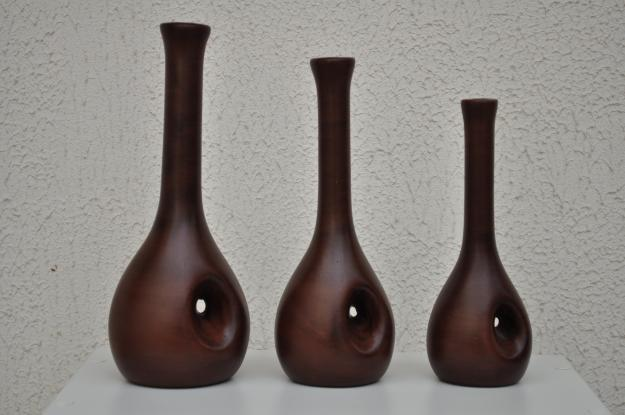
#> input picture 38/image.jpg, 625 x 415 px
$ python main.py
#> lines starting #> are read from the running program, lines starting #| are printed output that depends on the picture; after the words box and inside, x2 and y2 are one past the last pixel; in counts of white or black regions, pixels touching at a corner belong together
import cv2
image = cv2.imread('image.jpg')
#> image is the input picture: shape (415, 625, 3); mean B, G, R 128.5, 132.5, 137.6
grayscale = cv2.cvtColor(image, cv2.COLOR_RGB2GRAY)
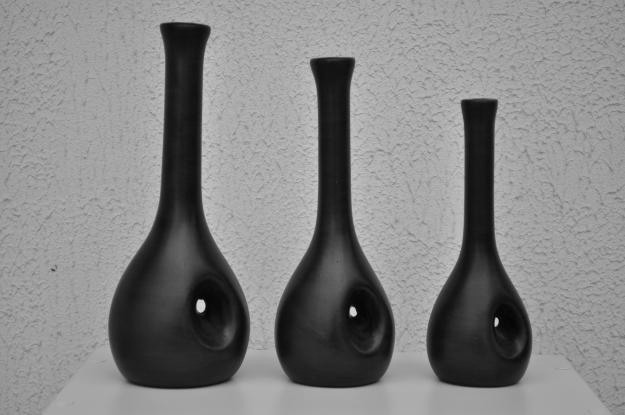
#> grayscale: shape (415, 625); min 0, max 224, mean 132.1
cv2.imshow('grayscale', grayscale)

ret, processamento = cv2.threshold(grayscale,0,255, cv2.THRESH_BINARY_INV + cv2.THRESH_OTSU)
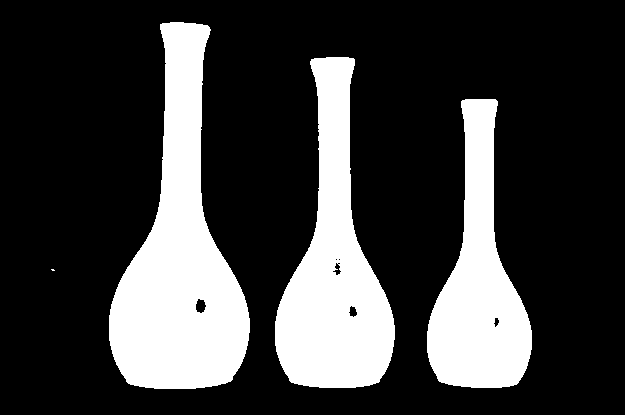
#> processamento: shape (415, 625); 24.2% white; 4 white regions (1 under 20 px), largest, box (x1, y1, x2, y2) and area: (109, 22, 250, 389) 26543, (275, 57, 395, 388) 20342, (427, 99, 532, 388) 15863
#> ret = 100
cv2.imshow('processamento', processamento)

kernel = cv2.getStructuringElement(cv2.MORPH_ERODE, (50, 5))

for i in range(9):
    dilatacao = cv2.dilate(processamento, kernel, iterations=i)
    cv2.imshow('resultado', dilatacao)
    cv2.waitKey(1000)
#> this loop made 9 passes
#> pass 2, `dilatacao = cv2.dilate(processamento, kernel, iterations=i)`:
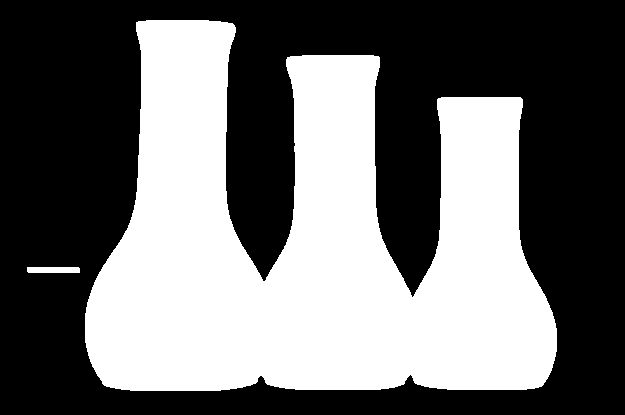
#> dilatacao: shape (415, 625); 43% white; 2 white regions, box (x1, y1, x2, y2) and area: (85, 20, 557, 391) 111132, (27, 267, 80, 273) 316
#> pass 3, `dilatacao = cv2.dilate(processamento, kernel, iterations=i)`:
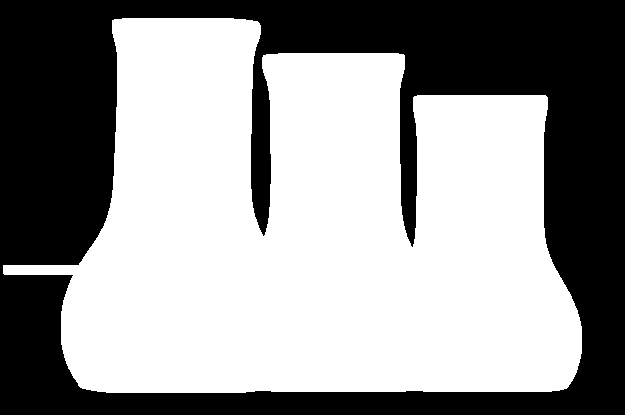
#> dilatacao: shape (415, 625); 58.4% white; 1 black region, box (x1, y1, x2, y2) and area: (0, 0, 625, 415) 107850
